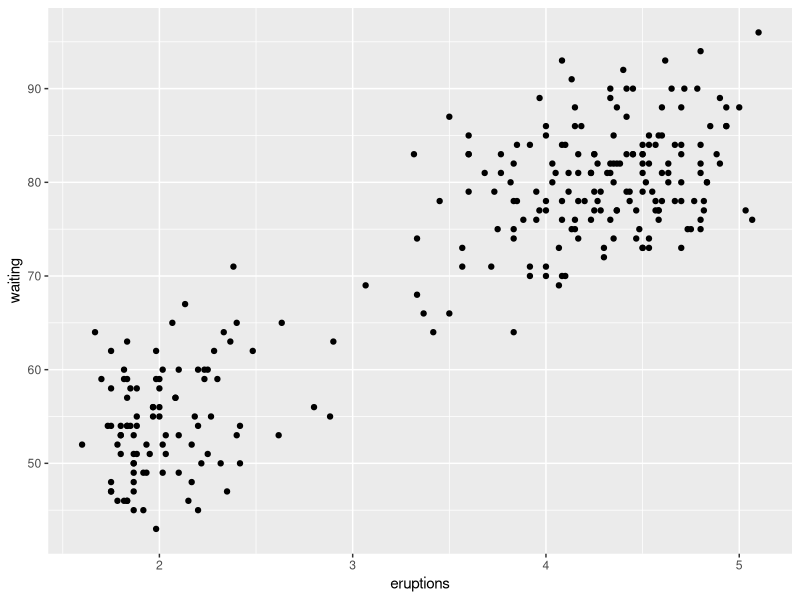
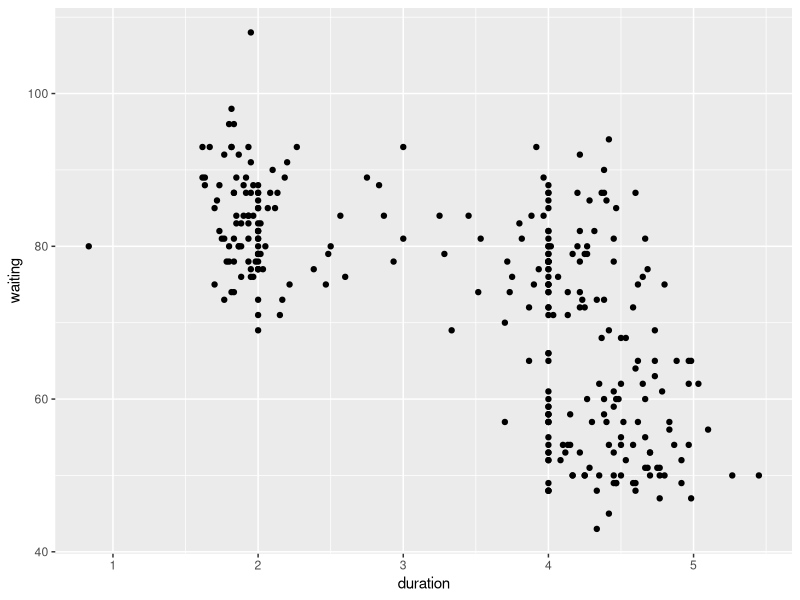
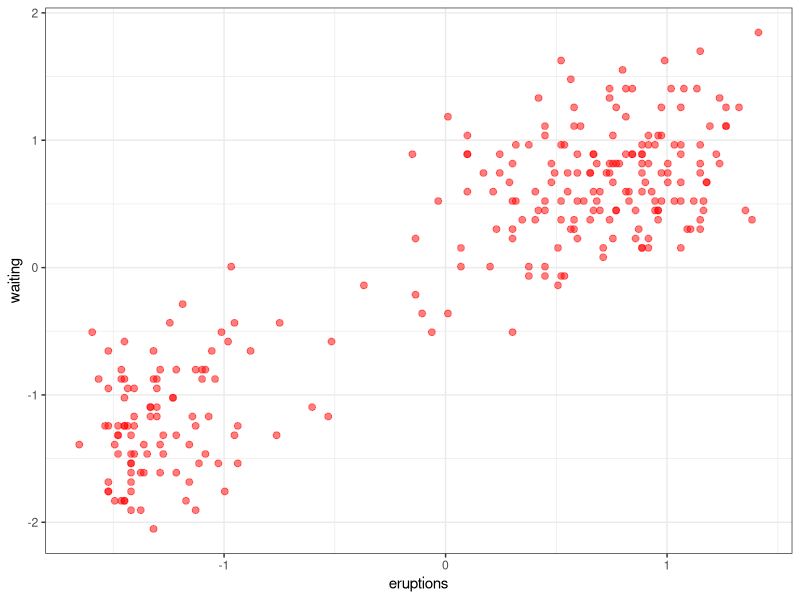
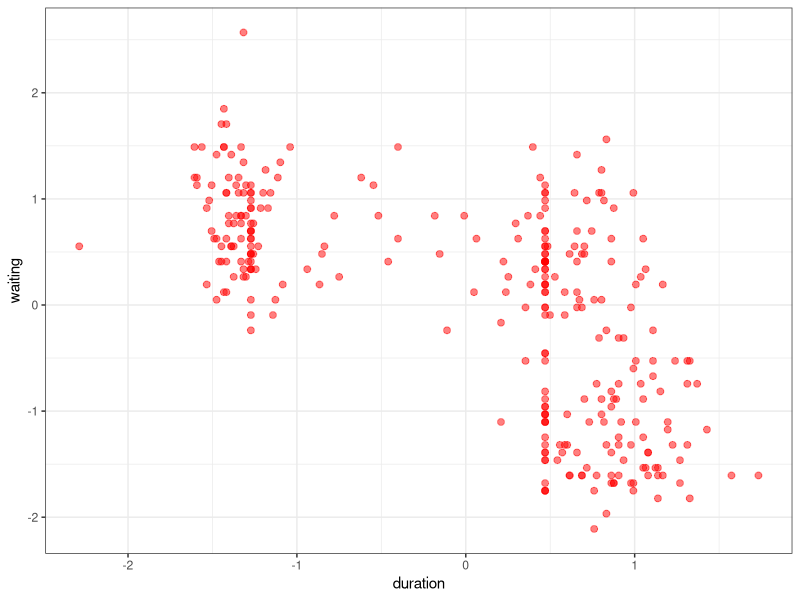
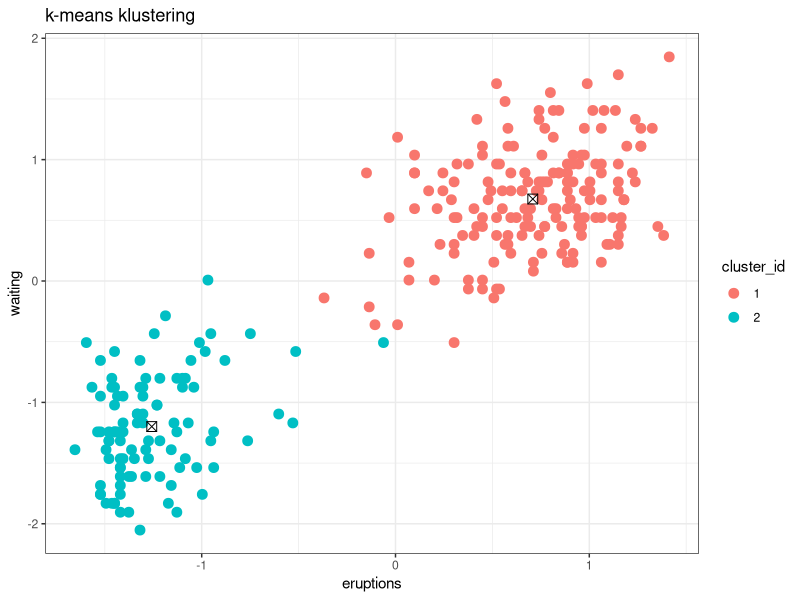
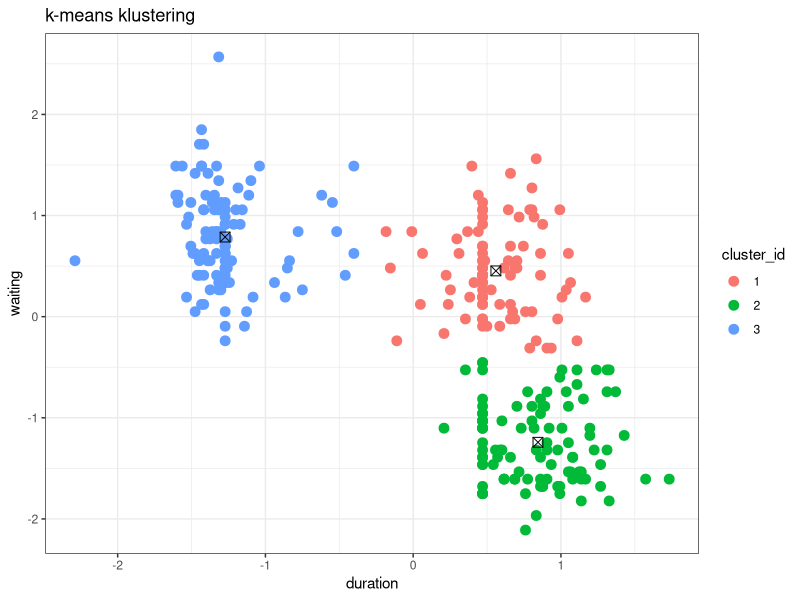
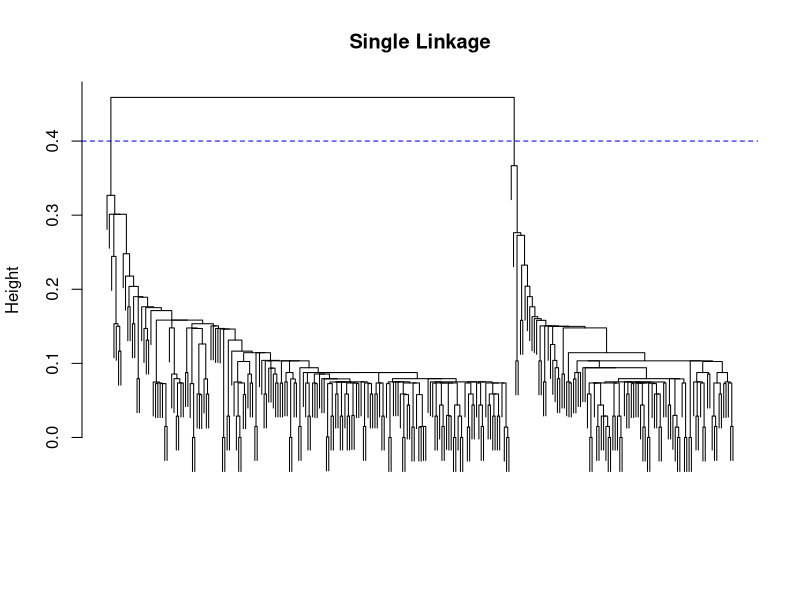
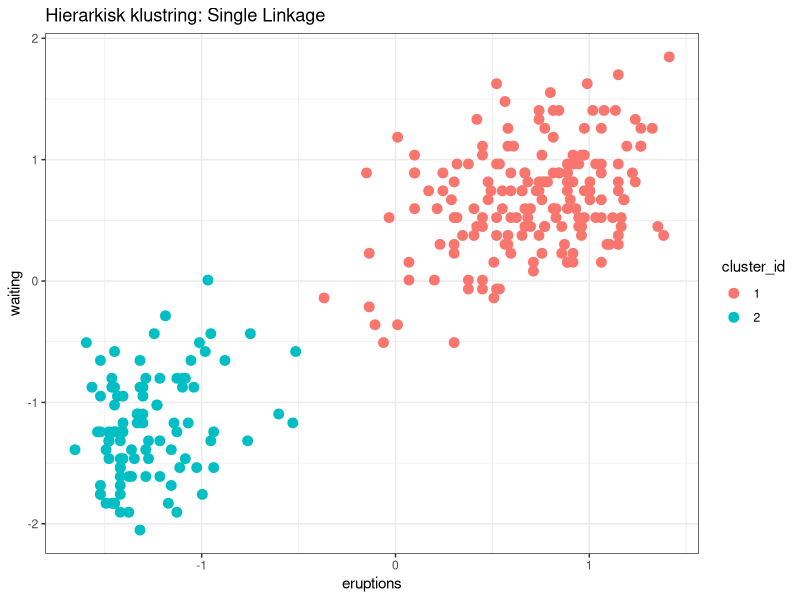

The R source for these figures, in order:
#-------------------------------------------------------------------------------
#-------------------------------------------------------------------------------
# Testar att klustring på två olika dataset: faithful och geyser
#-------------------------------------------------------------------------------
#-------------------------------------------------------------------------------

# rensar i den globala miljön:
rm(list=ls())

#-------------------------------------------------------------------------------
# Data 1: faithful
#-------------------------------------------------------------------------------
library(ggplot2)
?faithful
ggplot(data = faithful) + 
  geom_point(mapping = aes(x = eruptions, y = waiting))

#-------------------------------------------------------------------------------
# Data 2: geyser
#-------------------------------------------------------------------------------
library(MASS)
?geyser
ggplot(data = geyser) + 
  geom_point(mapping = aes(x = duration, y = waiting))



#-------------------------------------------------------------------------------
# Bearbetning 
#-------------------------------------------------------------------------------


D1<-as.data.frame(scale(faithful)[,])
head(D1)
# standarisera och plotta
ggplot(data = D1,aes(x=eruptions,y=waiting))+geom_point(alpha=0.5,col="red",size=2)+theme_bw()

apply(D1,2,sd)
apply(D1,2,mean)


D2<-as.data.frame(scale(geyser)[,])
head(D2)
# standarisera och plotta
ggplot(data = D2,aes(x=duration,y=waiting))+geom_point(alpha=0.5,col="red",size=2)+theme_bw()

apply(D2,2,sd)
apply(D2,2,mean)

#-------------------------------------------------------------------------------
# 1) k-means: faithful
#-------------------------------------------------------------------------------

# vi ser två naturliga kluster i data

set.seed(100)
K<-2 
# vi testar K=2 först, testa sen andra värden på K och se hur resultatet ändrar sig

# centers = ett heltal = K = antal kluster
# nstart = antal omstarter
clust_kmeans<-kmeans(D1, centers=K, nstart = 1,iter.max = 25)

tab1<-table(clust_kmeans$cluster)
tab1<-as.data.frame(tab1)
colnames(tab1)<-c("Kluster ID","Antal")
tab1$Andel<-round(tab1$Antal/nrow(D1),2)
knitr::kable(tab1)


cluster_id<-as.factor(clust_kmeans$cluster)
ggplot(data = D1,aes(x=eruptions,y=waiting))+geom_point(alpha=1,size=3,aes(col=cluster_id))+
  theme_bw()+ggtitle("k-means klustering")+ 
  geom_point(data=data.frame(clust_kmeans$centers),aes(x=eruptions,y=waiting),shape=7,size=3)
# skattade centroider:
clust_kmeans$centers


# testa
# sätt ingen fix seed
clust_kmeans<-kmeans(D1, centers=10, nstart = 1,iter.max = 25)
# plotta klustren likt ovan och kör om algortimen flera gånger och plotta varje gång
# är resultaten stabila? 



#-------------------------------------------------------------------------------
# 1) k-means: geyser
#-------------------------------------------------------------------------------

set.seed(1001)
K<-3
clust_kmeans<-kmeans(D2, centers=K, nstart = 1,iter.max = 25)

tab1<-table(clust_kmeans$cluster)
tab1<-as.data.frame(tab1)
colnames(tab1)<-c("Kluster ID","Antal")
tab1$Andel<-round(tab1$Antal/nrow(D1),2)
knitr::kable(tab1)


cluster_id<-as.factor(clust_kmeans$cluster)
ggplot(data = D2,aes(x=duration,y=waiting))+geom_point(alpha=1,size=3,aes(col=cluster_id))+
  theme_bw()+ggtitle("k-means klustering")+ 
  geom_point(data=data.frame(clust_kmeans$centers),aes(x=duration,y=waiting),shape=7,size=3)









#-------------------------------------------------------------------------------
# Hierarkisk klustring: faithful
#-------------------------------------------------------------------------------

# vi måste välja länkningsmetod

#-------------------------------------------------------------------------------
# single linkage

hc.single <- hclust(dist(D1), method = "single")

plot(hc.single, main = "Single Linkage",
     xlab = "", sub = "", cex = .9,labels = FALSE)
cut_val_single <- 0.4
abline(h=cut_val_single,lty="dashed",col="blue") 
# vi drar en linje där vi tycker att det är bra att dela upp dendrogrammet 
# i en klusteruppdelning


hclust_single<-cutree(hc.single, 2)
tab2<-table(hclust_single)
tab2<-as.data.frame(tab2)
colnames(tab2)<-c("Kluster ID","Antal")
tab2$Andel<-round(tab2$Antal/nrow(D1),2)

knitr::kable(tab2)
head(faithful)
cluster_id<-as.factor(hclust_single)

ggplot(data = D1,aes(x=eruptions,y=waiting))+geom_point(alpha=1,size=3,aes(col=cluster_id))+
  theme_bw()+ggtitle("Hierarkisk klustring: Single Linkage")



#-------------------------------------------------------------------------------
# complete linkage

hc.complete <- hclust(dist(D1), method = "complete")

plot(hc.complete, main = "Complete Linkage",
     xlab = "", sub = "", cex = .9,labels = FALSE)
cut_val_complete <- 4
abline(h=cut_val_complete,lty="dashed",col="blue") 
# vi drar en linje där vi tycker att det är bra att dela upp dendrogrammet 
# i en klusteruppdelning


# k = ger antal kluster i en uppdelning, testa att ange olika värden 
hclust_complete<-cutree(hc.complete, k = 2)
tab2<-table(hclust_complete)
tab2<-as.data.frame(tab2)
colnames(tab2)<-c("Kluster ID","Antal")
tab2$Andel<-round(tab2$Antal/nrow(D1),2)

knitr::kable(tab2)
#head(faithful)
cluster_id<-as.factor(hclust_complete)

ggplot(data = D1,aes(x=eruptions,y=waiting))+geom_point(alpha=1,size=3,aes(col=cluster_id))+
  theme_bw()+ggtitle("Hierarkisk klustring: Complete Linkage")



#-------------------------------------------------------------------------------
# wards linkage

hc.ward <- hclust(dist(D1), method = "ward")

plot(hc.ward, main = "Wards Linkage",
     xlab = "", sub = "", cex = .9,labels = FALSE)
cut_val_ward <- 150
abline(h=cut_val_ward,lty="dashed",col="blue") 
# vi drar en linje där vi tycker att det är bra att dela upp dendrogrammet 
# i en klusteruppdelning


hclust_ward<-cutree(hc.ward, 2)
tab2<-table(hclust_ward)
tab2<-as.data.frame(tab2)
colnames(tab2)<-c("Kluster ID","Antal")
tab2$Andel<-round(tab2$Antal/nrow(D1),2)

knitr::kable(tab2)
#head(faithful)
cluster_id<-as.factor(hclust_ward)

ggplot(data = D1,aes(x=eruptions,y=waiting))+geom_point(alpha=1,size=3,aes(col=cluster_id))+
  theme_bw()+ggtitle("Hierarkisk klustring: Wards Linkage")




#-------------------------------------------------------------------------------
# Hierarkisk klustring: geyser
#-------------------------------------------------------------------------------

# vi måste välja länkningsmetod

#-------------------------------------------------------------------------------
# single linkage

hc.single <- hclust(dist(D2), method = "single")

plot(hc.single, main = "Single Linkage",
     xlab = "", sub = "", cex = .9,labels = FALSE)
# här är det inte lika uppenbart vad som är ett bra antal kluster
cut_val_single <- 0.5
abline(h=cut_val_single,lty="dashed",col="blue") 
# vi drar en linje där vi tycker att det är bra att dela upp dendrogrammet 
# i en klusteruppdelning

# notera: cut_val_single <- 0.5 ger inte direkt meningsfulla kluster
# testa med några olika antal kluster nedan när ni plottar


hclust_single<-cutree(hc.single, 3) # testa med 3 och 7 kluster
tab2<-table(hclust_single)
tab2<-as.data.frame(tab2)
colnames(tab2)<-c("Kluster ID","Antal")
tab2$Andel<-round(tab2$Antal/nrow(D2),2)

knitr::kable(tab2)
head(geyser)
cluster_id<-as.factor(hclust_single)

ggplot(data = D2,aes(x=duration,y=waiting))+geom_point(alpha=1,size=3,aes(col=cluster_id))+
  theme_bw()+ggtitle("Hierarkisk klustring: Single Linkage")



#-------------------------------------------------------------------------------
# complete linkage

hc.complete <- hclust(dist(D2), method = "complete")

plot(hc.complete, main = "Complete Linkage",
     xlab = "", sub = "", cex = .9,labels = FALSE)
cut_val_complete <- 4.3
abline(h=cut_val_complete,lty="dashed",col="blue") 
# vi drar en linje där vi tycker att det är bra att dela upp dendrogrammet 
# i en klusteruppdelning


# k = ger antal kluster i en uppdelning, testa att ange olika värden 
hclust_complete<-cutree(hc.complete, k = 2) # testa med k = 2,3,4
tab2<-table(hclust_complete)
tab2<-as.data.frame(tab2)
colnames(tab2)<-c("Kluster ID","Antal")
tab2$Andel<-round(tab2$Antal/nrow(D2),2)

knitr::kable(tab2)
head(geyser)
cluster_id<-as.factor(hclust_complete)

ggplot(data = D2,aes(x=duration,y=waiting))+geom_point(alpha=1,size=3,aes(col=cluster_id))+
  theme_bw()+ggtitle("Hierarkisk klustring: Complete Linkage")



#-------------------------------------------------------------------------------
# wards linkage

hc.ward <- hclust(dist(D2), method = "ward")

plot(hc.ward, main = "Wards Linkage",
     xlab = "", sub = "", cex = .9,labels = FALSE)
cut_val_ward <- 150
abline(h=cut_val_ward,lty="dashed",col="blue") 
# vi drar en linje där vi tycker att det är bra att dela upp dendrogrammet 
# i en klusteruppdelning


hclust_ward<-cutree(hc.ward,k = 2) # testa med k = 2,3
tab2<-table(hclust_ward)
tab2<-as.data.frame(tab2)
colnames(tab2)<-c("Kluster ID","Antal")
tab2$Andel<-round(tab2$Antal/nrow(D2),2)

knitr::kable(tab2)
#head(faithful)
cluster_id<-as.factor(hclust_ward)

ggplot(data = D2,aes(x=duration,y=waiting))+geom_point(alpha=1,size=3,aes(col=cluster_id))+
  theme_bw()+ggtitle("Hierarkisk klustring: Wards Linkage")
  



